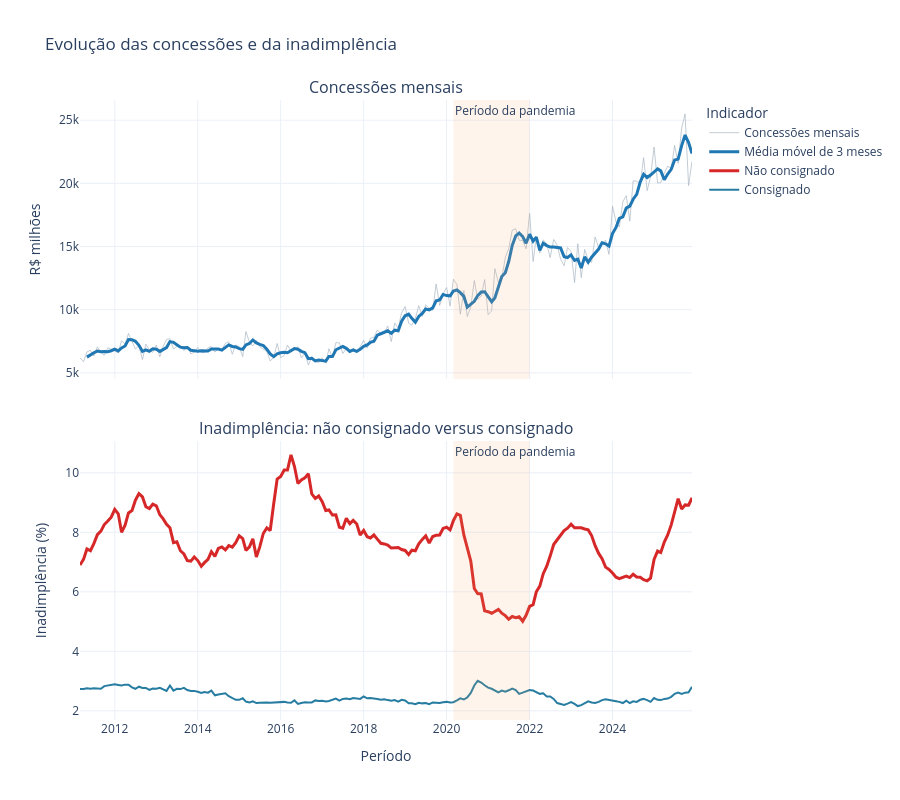

The notebook cell saved with this chart:
### Code cell
import plotly.graph_objects as go
from plotly.subplots import make_subplots

fig_temporal = make_subplots(
    rows=2,
    cols=1,
    shared_xaxes=True,
    vertical_spacing=0.10,
    subplot_titles=[
        "Concessões mensais",
        "Inadimplência: não consignado versus consignado"
    ]
)

# Concessões mensais
fig_temporal.add_trace(
    go.Scatter(
        x=base_metricas["data"],
        y=base_metricas["concessoes_milhoes"],
        name="Concessões mensais",
        line={
            "color": "#AAB7C4",
            "width": 1
        },
        opacity=0.70
    ),
    row=1,
    col=1
)

# Média móvel das concessões
fig_temporal.add_trace(
    go.Scatter(
        x=base_metricas["data"],
        y=base_metricas["concessoes_media_movel_3m"],
        name="Média móvel de 3 meses",
        line={
            "color": "#1F77B4",
            "width": 3
        }
    ),
    row=1,
    col=1
)

# Inadimplência não consignado
fig_temporal.add_trace(
    go.Scatter(
        x=base_metricas["data"],
        y=base_metricas["inadimplencia_nao_consignado_pct"],
        name="Não consignado",
        line={
            "color": "#D62828",
            "width": 3
        }
    ),
    row=2,
    col=1
)

# Inadimplência consignado
fig_temporal.add_trace(
    go.Scatter(
        x=base_metricas["data"],
        y=base_metricas["inadimplencia_consignado_pct"],
        name="Consignado",
        line={
            "color": "#277DA1",
            "width": 2
        }
    ),
    row=2,
    col=1
)

# Destacar o período da pandemia
fig_temporal.add_vrect(
    x0="2020-03-01",
    x1="2021-12-31",
    fillcolor="#F4A261",
    opacity=0.12,
    line_width=0,
    annotation_text="Período da pandemia",
    annotation_position="top left",
    row="all",
    col=1
)

fig_temporal.update_yaxes(
    title_text="R$ milhões",
    row=1,
    col=1
)

fig_temporal.update_yaxes(
    title_text="Inadimplência (%)",
    row=2,
    col=1
)

fig_temporal.update_xaxes(
    title_text="Período",
    row=2,
    col=1
)

fig_temporal.update_layout(
    title="Evolução das concessões e da inadimplência",
    template="plotly_white",
    height=800,
    hovermode="x unified",
    legend_title_text="Indicador"
)

fig_temporal.show()

### Figure 1 — Plotly figure (JSON) as saved in the notebook; plotly's stock layout.template omitted (floating-point values rounded to 4 significant figures; data arrays with more than 128 entries replaced by an {"elided": "..."} marker saying what was removed)
{"data": [{"line": {"color": "#AAB7C4", "width": 1}, "name": "Concessões mensais", "opacity": 0.7, "type": "scatter", "x": {"elided": "178 str values"}, "xaxis": "x", "y": {"elided": "178 int values"}, "yaxis": "y"}, {"line": {"color": "#1F77B4", "width": 3}, "name": "Média móvel de 3 meses", "type": "scatter", "x": {"elided": "178 str values"}, "xaxis": "x", "y": {"elided": "178 float values"}, "yaxis": "y"}, {"line": {"color": "#D62828", "width": 3}, "name": "Não consignado", "type": "scatter", "x": {"elided": "178 str values"}, "xaxis": "x2", "y": {"elided": "178 float values"}, "yaxis": "y2"}, {"line": {"color": "#277DA1", "width": 2}, "name": "Consignado", "type": "scatter", "x": {"elided": "178 str values"}, "xaxis": "x2", "y": {"elided": "178 float values"}, "yaxis": "y2"}], "layout": {"annotations": [{"font": {"size": 16}, "showarrow": false, "text": "Concessões mensais", "x": 0.5, "xanchor": "center", "xref": "paper", "y": 1, "yanchor": "bottom", "yref": "paper"}, {"font": {"size": 16}, "showarrow": false, "text": "Inadimplência: não consignado versus consignado", "x": 0.5, "xanchor": "center", "xref": "paper", "y": 0.45, "yanchor": "bottom", "yref": "paper"}, {"showarrow": false, "text": "Período da pandemia", "x": "2020-03-01", "xanchor": "left", "xref": "x", "y": 1, "yanchor": "top", "yref": "y domain"}, {"showarrow": false, "text": "Período da pandemia", "x": "2020-03-01", "xanchor": "left", "xref": "x2", "y": 1, "yanchor": "top", "yref": "y2 domain"}], "height": 800, "hovermode": "x unified", "legend": {"title": {"text": "Indicador"}}, "shapes": [{"fillcolor": "#F4A261", "line": {"width": 0}, "opacity": 0.12, "type": "rect", "x0": "2020-03-01", "x1": "2021-12-31", "xref": "x", "y0": 0, "y1": 1, "yref": "y domain"}, {"fillcolor": "#F4A261", "line": {"width": 0}, "opacity": 0.12, "type": "rect", "x0": "2020-03-01", "x1": "2021-12-31", "xref": "x2", "y0": 0, "y1": 1, "yref": "y2 domain"}], "title": {"text": "Evolução das concessões e da inadimplência"}, "xaxis": {"anchor": "y", "domain": [0, 1], "matches": "x2", "showticklabels": false}, "xaxis2": {"anchor": "y2", "domain": [0, 1], "title": {"text": "Período"}}, "yaxis": {"anchor": "x", "domain": [0.55, 1], "title": {"text": "R$ milhões"}}, "yaxis2": {"anchor": "x2", "domain": [0, 0.45], "title": {"text": "Inadimplência (%)"}}}}
